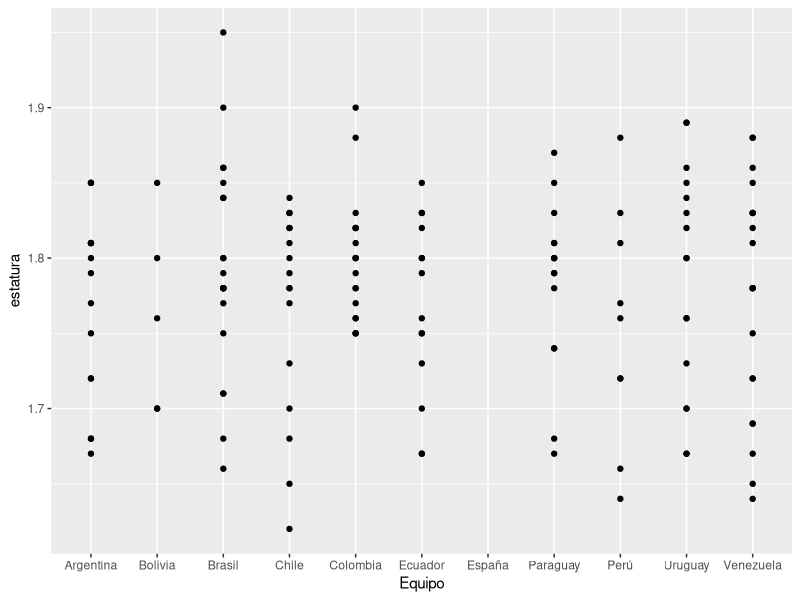
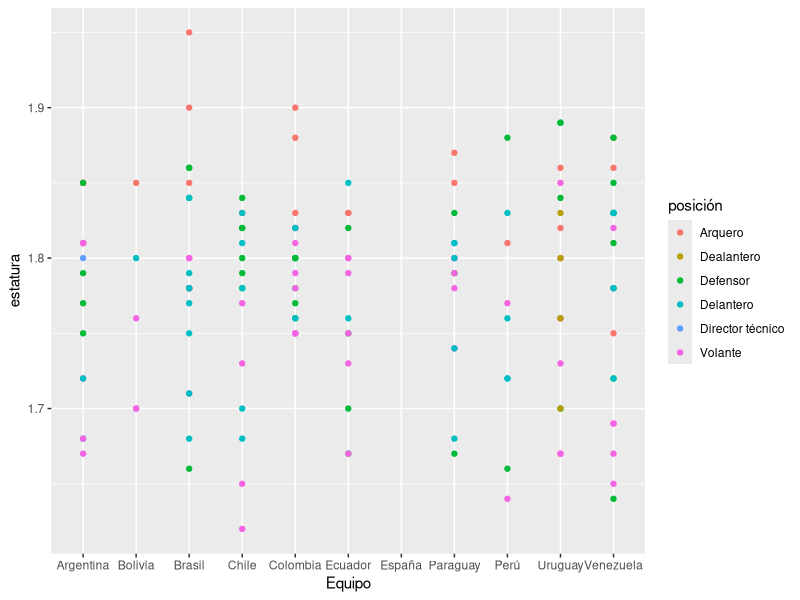

The R source for these figures, in order:
## ---- chunk 1
knitr::opts_chunk$set(echo = TRUE)
## ---- chunk 2
mejorada1 <- read.csv2("mejorada1.csv")
mejorada2 <- read.csv2("mejorada2.csv")
## ---- chunk 3
summary(mejorada1)
summary(mejorada2)
## ---- chunk 4
library(ggplot2)
g1 <- ggplot(mejorada2, aes(Equipo, estatura))
g1 + geom_point()
## ---- chunk 5
library(ggplot2)
g1 <- ggplot(mejorada2, aes(Equipo, estatura, col = posición))
g1 + geom_point()
